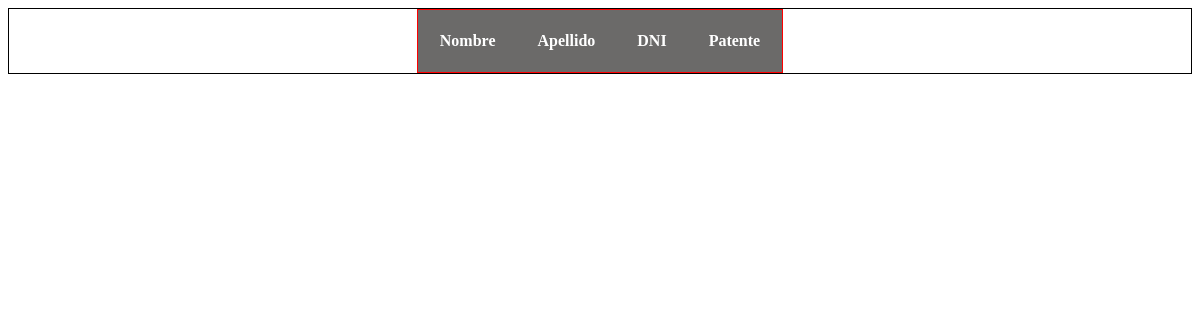
Page /mostrar.php on the earlier database version.
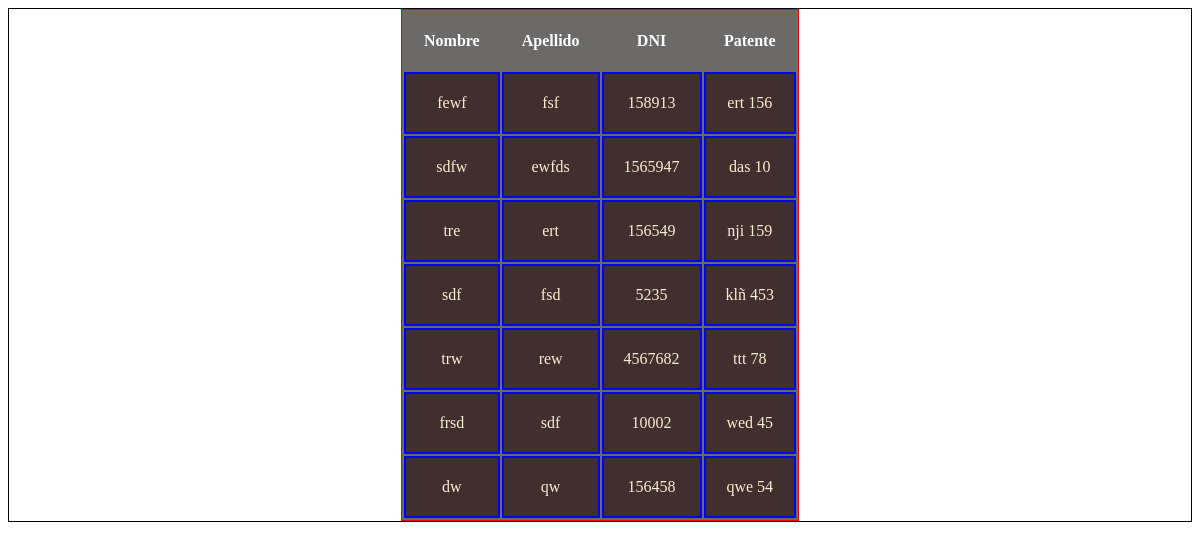
Same page on the later database version.
### tables this page shows
CREATE TABLE `persona_auto` (
  `id_client` int(11) NOT NULL,
  `nombre` varchar(50) NOT NULL,
  `apellido` varchar(50) NOT NULL,
  `dni` int(11) NOT NULL,
  `patente` varchar(11) NOT NULL
);

### mostrar.php (the view)
<!DOCTYPE html>
<html lang="en">
<head>
	<link rel = "stylesheet" href = "CSS/css_tabla.css">
</head>
<body>
<?php
$inc = include("conexion.php");
if ($inc) {
	$consulta = "SELECT * FROM persona_auto";
	$resultado = mysqli_query($con,$consulta);
}
	    ?>
        <table class = "tabla" >
			  	<thead>
						<th class = "col" >Nombre</th>
						<th class = "col">Apellido</th>
						<th class = "col">DNI</th>
						<th class = "col">Patente</th>
					</thead>
						<tbody>
						<?php while($row = $resultado->fetch_assoc()){    ?>
            	<tr>
								<td class = "fil"><?php  echo $row['nombre'] ?></td>
								<td class = "fil"><?php  echo $row['apellido'] ?></td>
								<td class = "fil"><?php  echo $row['dni'] ?></td>
								<td class = "fil"><?php  echo $row['patente'] ?></td>
   					<?php }?>
						</tbody>
        </table>
</body>
</html>

### CSS/css_tabla.css (style rules this page uses)
body { border: 1px solid black; text-align: center; }
.tabla { background-color: rgb(107, 106, 105); border: solid 1px red; text-align: center; margin: 0 auto; }
th, td { padding:20px; }
thead { background-color: rgb(107, 106, 105); border-bottom: solid 5px rgb(10, 66, 122); color:white; }
.fil { background-color: rgb(63, 47, 47); border: 2px solid blue; color: blanchedalmond; }

Differences in the rows shown:
added persona_auto: nombre "fewf", apellido "fsf", dni "158913", patente "ert 156"
added persona_auto: nombre "sdfw", apellido "ewfds", dni "1565947", patente "das 10"
added persona_auto: nombre "tre", apellido "ert", dni "156549", patente "nji 159"
added persona_auto: nombre "sdf", apellido "fsd", dni "5235", patente "klñ 453"
added persona_auto: nombre "trw", apellido "rew", dni "4567682", patente "ttt 78"
added persona_auto: nombre "frsd", apellido "sdf", dni "10002", patente "wed 45"
added persona_auto: nombre "dw", apellido "qw", dni "156458", patente "qwe 54"
